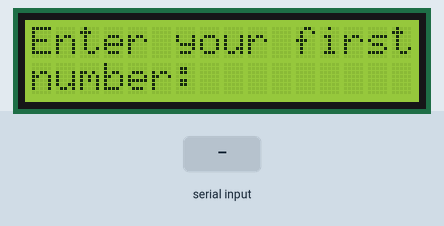
Simulated run of this program. Board: ESP8266 (NodeMCU). On the bench: 16×2 character LCD. Inputs (shaded band) come from the test bench.

Above: at 1.2 s.
1.3 s: "90/45\n" received over Serial
At 3.1 s:
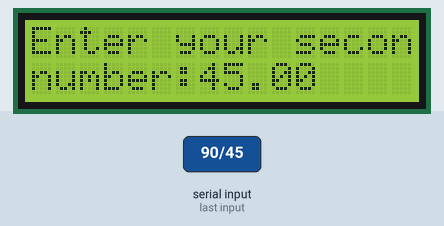
At 4.1 s:
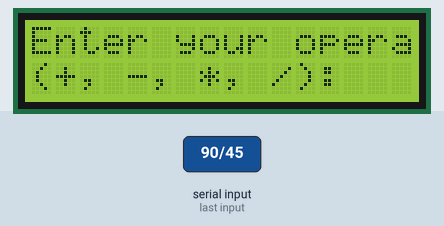
4.3 s: "+" received over Serial
At 5.9 s:
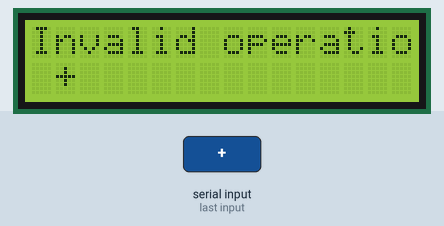
Timing chart, 0 to 7.4 s (numbered marks = the images above; inputs shaded):
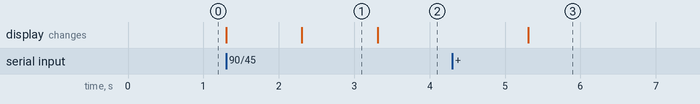

The program:

main.cpp
```cpp
#include <Arduino.h>
#include <LiquidCrystal.h>

int const RS = 7; // Register Select pin
int const EN = 8; // Enable pin
int const D4 = 9; // Data pin 4
int const D5 = 10; // Data pin 5
int const D6 = 11; // Data pin 6
int const D7 = 12; // Data pin 7

LiquidCrystal lcd(RS, EN, D4, D5, D6, D7);

void setup() {
  lcd.begin(16, 2); // Initialize the LCD with 16 columns and 2 rows
  Serial.begin(9600);
}

void loop() {
  lcd.clear();

  float firstNumber = 0;
  float secondNumber = 0;

  lcd.setCursor(0, 0);
  lcd.print("Enter your first");
  lcd.setCursor(0, 1);
  lcd.print("number:");
  while (!Serial.available());
  firstNumber = Serial.parseFloat();
  lcd.print(firstNumber);
  delay(1000); // Wait for a second to show the first number
  lcd.clear();

  lcd.setCursor(0, 0);
  lcd.print("Enter your second");
  lcd.setCursor(0, 1);
  lcd.print("number:");
  while (!Serial.available());
  secondNumber = Serial.parseFloat();
  lcd.print(secondNumber);
  delay(1000); // Wait for a second to show the second number
  lcd.clear();

  lcd.setCursor(0, 0);
  lcd.print("Enter your operation");
  lcd.setCursor(0, 1);
  lcd.print("(+, -, *, /):");
  while (!Serial.available());

  String operation = " ";
  while (!Serial.available());
  operation = Serial.readString();
  lcd.clear();

  if (operation != "+" && operation != "-" && operation != "*" && operation != "/") {
    lcd.setCursor(0, 0);
    lcd.print("Invalid operation: ");
    lcd.setCursor(0, 1);
    lcd.print(operation);
  } else {
    lcd.setCursor(0, 0);
    lcd.print("The result is:");
    lcd.setCursor(0, 1);
    if (operation == "+") {
        lcd.print(firstNumber + secondNumber);
    } else if (operation == "-") {
        lcd.print(firstNumber - secondNumber);
    } else if (operation == "*") {
        lcd.print(firstNumber * secondNumber);
    } else if (operation == "/") {
        if (secondNumber != 0) {
            String formatted = String((double)firstNumber / (double)secondNumber, 2);
            lcd.print(formatted);
        } else {
            lcd.print("Error: Div by 0");
        }
    }
  }

  delay(5000); // Display result for 5 seconds
}
```

Measured:
- after the input at 1.3 s, the display: first changes at once (image 1 shows a later state)
- after the input at 4.3 s, the display: changes after 1.0 s (image 3)
- what the display in image 1 shows lasts 1.0 s, from 2.3 s to 3.3 s
